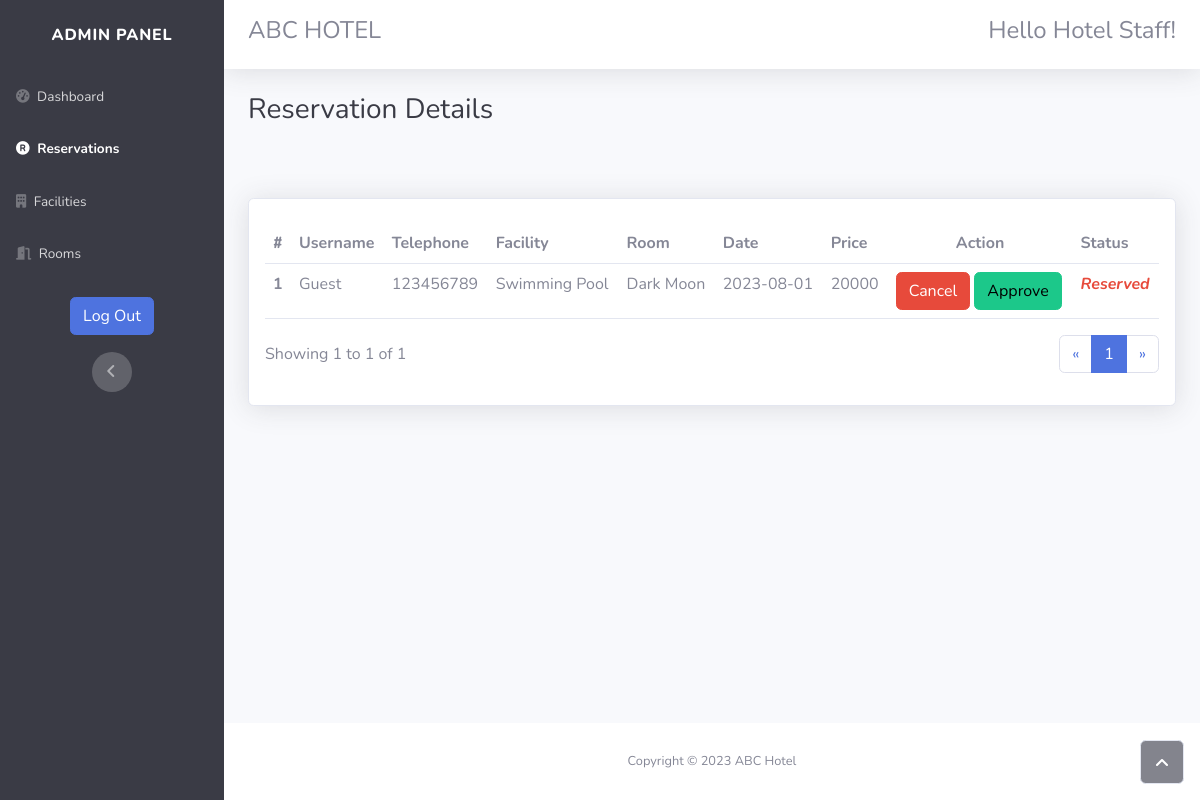
Screenshot of /hotelStaff_reservations.php (signed in) with the database file from the repository.
### tables this page shows
CREATE TABLE `reservation` (
  `Res_Id` int(11) NOT NULL,
  `User_Id` int(11) NOT NULL,
  `Res_Price` int(11) NOT NULL,
  `Res_Date` date NOT NULL,
  `Status` varchar(64) NOT NULL,
  `Fac_Id` int(11) DEFAULT NULL,
  `Room_Id` int(11) DEFAULT NULL
);

CREATE TABLE `user` (
  `User_Id` int(11) NOT NULL,
  `Username` varchar(64) NOT NULL,
  `Password` varchar(64) NOT NULL,
  `Role` varchar(64) NOT NULL
);

CREATE TABLE `user_details` (
  `User_Details_Id` int(11) NOT NULL,
  `User_Id` int(11) NOT NULL,
  `Fname` varchar(64) NOT NULL,
  `Lname` varchar(64) NOT NULL,
  `Email` varchar(64) NOT NULL,
  `Tel` int(11) NOT NULL
);

CREATE TABLE `facility` (
  `Fac_Id` int(11) NOT NULL,
  `Fac_Name` varchar(64) NOT NULL,
  `Fac_Price` int(11) NOT NULL,
  `Fac_Description` varchar(256) NOT NULL,
  `Fac_Features` varchar(256) NOT NULL,
  `Fac_Image` varchar(64) NOT NULL
);

CREATE TABLE `room` (
  `Room_Id` int(11) NOT NULL,
  `Room_Price` int(11) NOT NULL,
  `Room_Type` varchar(64) NOT NULL,
  `Room_Features` varchar(256) NOT NULL,
  `Room_Image` varchar(64) NOT NULL
);

### classes/HotelStaff.php (called while the page is built, shortened)
<?php
class HotelStaff extends User
{
    public static function getReservation1()
    {
        $dbcon = new DbConnector;
        $con = $dbcon->connect();
        $query = "SELECT * FROM Reservation ORDER BY Res_Date;";
        try {
            $pstmt = $con->prepare($query);
            $pstmt->execute();
            $rs = $pstmt->fetchAll(PDO::FETCH_BOTH);
            return $rs;
        } catch (PDOException $e) {
            die("Connection failed: " . $e->getMessage());
        }
    }
    public static function getReservation2($userId)
    {
        $dbcon = new DbConnector;
        $con = $dbcon->connect();
        $query = "SELECT Username FROM User WHERE User_Id = ?;";
        try {
            $pstmt = $con->prepare($query);
            $pstmt->bindValue(1, $userId);
            $pstmt->execute();
            $rs = $pstmt->fetch(PDO::FETCH_BOTH);
            return $rs[0];
        } catch (PDOException $e) {
            die("Connection failed: " . $e->getMessage());
        }
    }
    public static function getReservation3($userId)
    {
        $dbcon = new DbConnector;
        $con = $dbcon->connect();
        $query = "SELECT Tel FROM User_Details WHERE User_Id = ?;";
        try {
            $pstmt = $con->prepare($query);
            $pstmt->bindValue(1, $userId);
            $pstmt->execute();
            $rs = $pstmt->fetch(PDO::FETCH_BOTH);
            return $rs[0];
        } catch (PDOException $e) {
            die("Connection failed: " . $e->getMessage());
        }
    }
    public static function getReservation4($userId)
    {
        $dbcon = new DbConnector;
        $con = $dbcon->connect();
        $query = "SELECT Fac_Name FROM Facility WHERE Fac_Id = ?;";
        try {
            $pstmt = $con->prepare($query);
            $pstmt->bindValue(1, $userId);
            $pstmt->execute();
            $rs = $pstmt->fetch(PDO::FETCH_BOTH);
            return $rs[0];
        } catch (PDOException $e) {
            die("Connection failed: " . $e->getMessage());
        }
    }
    public static function getReservation5($userId)
    {
        $dbcon = new DbConnector;
        $con = $dbcon->connect();
        $query = "SELECT Room_Type FROM Room WHERE Room_Id = ?;";
        try {
            $pstmt = $con->prepare($query);
            $pstmt->bindValue(1, $userId);
            $pstmt->execute();
            $rs = $pstmt->fetch(PDO::FETCH_BOTH);
            return $rs[0];
        } catch (PDOException $e) {
            die("Connection failed: " . $e->getMessage());
        }
    }
}

### hotelStaff_reservations.php (the view, shortened to what this page needs)
<?php
require_once 'classes/HotelStaff.php';
$rs = HotelStaff::getReservation1();
if (isset($_GET['page'])) {
    $page = $_GET['page'];
} else {
    $page = 1;
}
$results_per_page = 10;
if (count($rs) < 10) {
    $results_per_page = count($rs);
}
$page_first_result = ($page - 1) * $results_per_page;
$number_of_result = count($rs);
$number_of_page = ceil($number_of_result / $results_per_page);
if ($page == $number_of_page) {
    $results_per_page = count($rs) - $page_first_result;
}
?>
<!DOCTYPE html>
<html lang="en">
    <head>
        <link rel="stylesheet" href="assets/bootstrap/css/bootstrap.min.css" />
    </head>
    <body id="page-top">
        <div id="wrapper">
        <nav id="main-nav" class="navbar bg-dark align-items-start sidebar sidebar-dark accordion p-0" style="padding-bottom: 0px;">
                <div class="container-fluid d-flex flex-column p-0">
                    <a class="navbar-brand d-flex justify-content-center align-items-center sidebar-brand m-0" href="#">
                        <div class="sidebar-brand-text mx-3">
                            <span>Admin Panel</span>
                        </div>
                    </a>
                    <ul class="navbar-nav text-light" id="accordionSidebar">
                        <li class="nav-item">
                            <a id="anchor1" class="nav-link" href="hotelStaff_dashboard.php">
                                <i class="fas fa-tachometer-alt"></i>
                                <span>Dashboard</span>
                            </a>
                        </li>
                        <li class="nav-item">
                            <a id="anchor2" class="nav-link active" href="hotelStaff_reservations.php">
                                <i class="fas fa-registered"></i>
                                <span>Reservations</span>
                            </a>
                        </li>
                        <li class="nav-item">
                            <a id="anchor4" class="nav-link" href="hotelStaff_facilities.php">
                                <i class="fas fa-building"></i>
                                <span>Facilities</span>
                            </a>
                        </li>
                        <li class="nav-item">
                            <a id="anchor5" class="nav-link" href="hotelStaff_rooms.php">
                                <i class="fas fa-door-open"></i>
                                <span>Rooms</span>
                            </a>
                        </li>
                    </ul>
                    <a class="btn btn-primary btn-md" role="button" data-bss-hover-animate="pulse" href="includes/logout.inc.php">Log Out</a>
                    <div class="text-center d-none d-md-inline">
                        <button class="btn rounded-circle border-0" id="sidebarToggle" type="button"></button>
                    </div>
                </div>
            </nav>
            <div class="d-flex flex-column" id="content-wrapper">
                <div id="content">
                    <nav class="navbar navbar-light navbar-expand-md bg-white shadow mb-4 py-3 static-top">
                        <div class="container-fluid">
                            <h4 class="d-none d-md-block">ABC HOTEL</h4>
                            <h4 class="align-self-right">Hello Hotel Staff!</h4>
                        </div>
                    </nav>
                    <div class="container-fluid">
                        <h3 class="text-dark mb-4">Reservation Details</h3>
                        <div class="card shadow">
                            <div class="card-body">
                                <form action="" method="POST">
                                    <div class="table-responsive table mt-2" id="dataTable" role="grid" aria-describedby="dataTable_info">
                                        <table class="table my-0" id="dataTable">
                                            <thead>
                                                <tr>
                                                    <th><b>#</b></th>
                                                    <th>Username</th>
                                                    <th>Telephone</th>
                                                    <th>Facility</th>
                                                    <th>Room</th>
                                                    <th>Date</th>
                                                    <th>Price</th>
                                                    <th class="text-center">Action</th>
                                                    <th>Status</th>
                                                </tr>
                                            </thead>
                                            <tbody>
                                            <?php
                                            if (count($rs) > 0) {
                                                for ($i = $page_first_result; $i < $page_first_result + $results_per_page; $i++) {
                                                    $row = $rs[$i];
                                                    $username = HotelStaff::getReservation2($row['User_Id']);
                                                    $tel = HotelStaff::getReservation3($row['User_Id']);
                                                    $facName = HotelStaff::getReservation4($row['Fac_Id']);
                                                    $room = HotelStaff::getReservation5($row['Room_Id']);
                                            ?>
                                                    <tr>
                                                        <td><b><?php echo $i + 1; ?></b></td>
                                                        <td><?php echo $username; ?></td>
                                                        <td><?php echo $tel; ?></td>
                                                        <td><?php echo $facName; ?></td>
                                                        <td><?php echo $room; ?></td>
                                                        <td><?php echo $row['Res_Date']; ?></td>
                                                        <td><?php echo $row['Res_Price']; ?></td>
                                                        <td>
                                                            <a type="button" class="btn btn-danger" href="includes/hotel_staff.inc.php?action=cancel&target=reservation&resId=<?php echo $row['Res_Id']; ?>" name="cancel">Cancel</a>
                                                            <a type="button" class="btn btn-success" href="includes/hotel_staff.inc.php?action=approve&target=reservation&resId=<?php echo $row['Res_Id']; ?>" name="approve">Approve</a>
                                                        </td>
                                                        <td><span class="text-danger"><b><i><?php echo $row['Status']; ?></i></b></span></td>
                                                    </tr>
                                                <?php
                                                }
                                            } else {
                                                ?>
                                                <tr>
                                                    <td colspan="9">No data found</td>
                                                </tr>
                                            <?php
                                            }
                                            ?>
                                            </tbody>
                                        </table>
                                    </div>
                                </form>
                                <div class="row">
                                <div class="col-md-6 align-self-center">
                                    <p id="dataTable_info" class="dataTables_info" role="status" aria-live="polite">Showing <?php echo $page_first_result + 1; ?> to <?php echo $page_first_result + $results_per_page; ?> of <?php echo count($rs); ?></p>
                                </div>
                                <div class="col-md-6">
                                    <nav class="d-lg-flex justify-content-lg-end dataTables_paginate paging_simple_numbers">
                                        <ul class="pagination">
                                            <li class="page-item">
                                                <a class="page-link" aria-label="Previous" href="hotelStaff_reservations.php?page=<?php echo $page - 1; ?>">
                                                    <span aria-hidden="true">«</span>
                                                </a>
                                            </li>
                                            <?php
                                            for ($i = 1; $i <= $number_of_page; $i++) {
                                                if ($i == $page) {
                                            ?>
                                                    <li class="page-item">
                                                        <a class="page-link active" href="hotelStaff_reservations.php?page=<?php echo $i; ?>"><?php echo $i; ?></a>
                                                    </li>
                                                <?php
                                                } else {
                                                ?>
                                                    <li class="page-item">
                                                        <a class="page-link" href="hotelStaff_reservations.php?page=<?php echo $i; ?>"><?php echo $i; ?></a>
                                                    </li>
                                            <?php
                                                }
                                            }
                                            ?>
                                            <li class="page-item">
                                                <a class="page-link" aria-label="Next" href="hotelStaff_reservations.php?page=<?php echo $page + 1; ?>">
                                                    <span aria-hidden="true">»</span>
                                                </a>
                                            </li>
                                        </ul>
                                    </nav>
                                </div>
                            </div>
                            </div>
                        </div>
                    </div>
                </div>
                <footer class="bg-white sticky-footer">
                    <a class="border rounded d-inline scroll-to-top" href="#page-top">
                        <i class="fas fa-angle-up"></i>
                    </a>
                    <div class="container my-auto">
                        <div class="text-center my-auto copyright">
                            <span>Copyright © 2023 ABC Hotel</span>
                        </div>
                    </div>
                </footer>
                <a class="border rounded d-inline scroll-to-top" href="#page-top">
                    <i class="fas fa-angle-up"></i>
                </a>
            </div>
        </div>
    </body>
</html>

### hotelStaff_reservations.php (style rules this page uses)
body { -ms-overflow-style: none; scrollbar-width: none; }

### rows the page displays
reservation: User_Id.Username "Guest", User_Id.Tel "123456789", Fac_Id.Fac_Name "Swimming Pool", Room_Id.Room_Type "Dark Moon", Res_Date "2023-08-01", Res_Price "20000", Status "Reserved"

### other values shown
$page_first_result + 1 "1"
$page_first_result + $results_per_page "1"
count($rs) "1"
